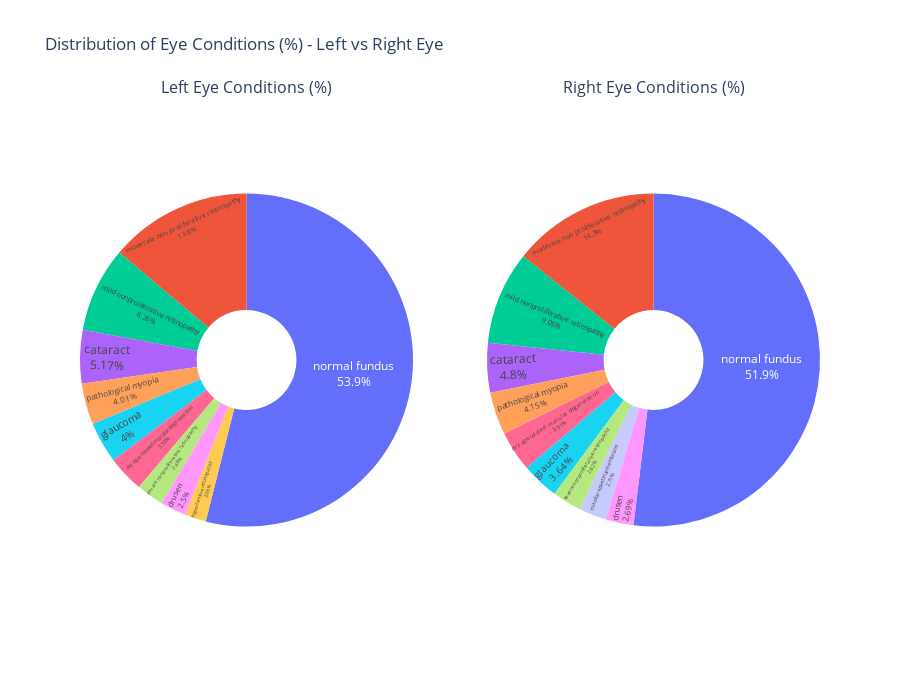

Notebook source saved alongside this figure:
### Code cell
#  Calculate percentages for each eye
left_eye_pct = df['Left-Diagnostic Keywords'].str.split(',').explode()
left_eye_pct = left_eye_pct.str.strip().str.lower()
left_eye_pct = (left_eye_pct.value_counts() / len(df) * 100).round(2)

right_eye_pct = df['Right-Diagnostic Keywords'].str.split(',').explode()
right_eye_pct = right_eye_pct.str.strip().str.lower()
right_eye_pct = (right_eye_pct.value_counts() / len(df) * 100).round(2)


#  Create subplots for pie charts
fig = make_subplots(rows=1, cols=2, 
                    specs=[[{'type':'pie'}, {'type':'pie'}]],
                    subplot_titles=('Left Eye Conditions (%)', 'Right Eye Conditions (%)'))

# Add left eye pie chart
fig.add_trace(
    go.Pie(values=left_eye_pct.values[:10],  # Top 10 conditions
           labels=left_eye_pct.index[:10],
           name="Left Eye",
           hole=0.3,
           textposition='inside',
           textinfo='label+percent'),
    row=1, col=1
)

# Add right eye pie chart
fig.add_trace(
    go.Pie(values=right_eye_pct.values[:10],  # Top 10 conditions
           labels=right_eye_pct.index[:10],
           name="Right Eye",
           hole=0.3,
           textposition='inside',
           textinfo='label+percent'),
    row=1, col=2
)

# Update layout
fig.update_layout(
    title_text="Distribution of Eye Conditions (%) - Left vs Right Eye",
    height=700,
    showlegend=False
)

fig.show()

### Figure 1 — Plotly figure (JSON) as saved in the notebook; plotly's stock layout.template omitted (floating-point values rounded to 4 significant figures)
{"data": [{"domain": {"x": [0, 0.45], "y": [0, 1]}, "hole": 0.3, "labels": ["normal fundus", "moderate non proliferative retinopathy", "mild nonproliferative retinopathy", "cataract", "pathological myopia", "glaucoma", "dry age-related macular degeneration", "severe nonproliferative retinopathy", "drusen", "hypertensive retinopathy"], "name": "Left Eye", "textinfo": "label+percent", "textposition": "inside", "type": "pie", "values": [43.74, 11.22, 6.7, 4.19, 3.25, 3.24, 2.88, 2.17, 2.03, 1.67]}, {"domain": {"x": [0.55, 1], "y": [0, 1]}, "hole": 0.3, "labels": ["normal fundus", "moderate non proliferative retinopathy", "mild nonproliferative retinopathy", "cataract", "pathological myopia", "dry age-related macular degeneration", "glaucoma", "severe nonproliferative retinopathy", "macular epiretinal membrane", "drusen"], "name": "Right Eye", "textinfo": "label+percent", "textposition": "inside", "type": "pie", "values": [42.32, 11.66, 7.38, 3.91, 3.38, 3.19, 2.97, 2.3, 2.21, 2.19]}], "layout": {"annotations": [{"font": {"size": 16}, "showarrow": false, "text": "Left Eye Conditions (%)", "x": 0.225, "xanchor": "center", "xref": "paper", "y": 1, "yanchor": "bottom", "yref": "paper"}, {"font": {"size": 16}, "showarrow": false, "text": "Right Eye Conditions (%)", "x": 0.775, "xanchor": "center", "xref": "paper", "y": 1, "yanchor": "bottom", "yref": "paper"}], "height": 700, "showlegend": false, "title": {"text": "Distribution of Eye Conditions (%) - Left vs Right Eye"}}}
